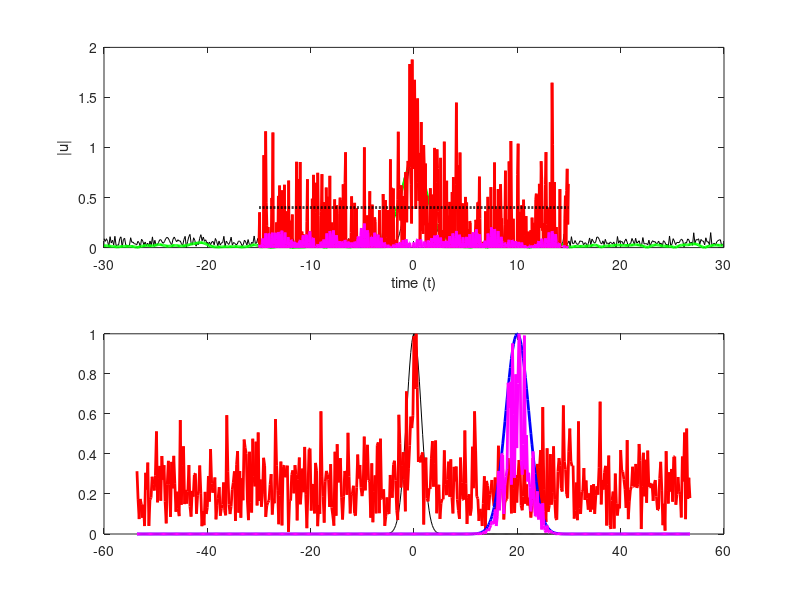

The MATLAB source for this figure:
%% radar example from lecture 2

%% part from the book
clear all;close all;clc
% generate electromagnetic pulse
L = 30; % time slot to transform
n=512; % mnumber of Foruier modes 2^9
t2 = linspace(-L,L,n+1); t=t2(1:n); % time discretization
k =(2*pi/(2*L))*[0:(n/2-1) -n/2:-1]; % frequency components of FFT

u =sech(t); %ideal signal in the time domain
figure(1), subplot(3,1,1),plot(t,u,'k'), hold on 

% add noise to signal 
noise = 1;
ut=fft(u);
unt = ut+noise*(randn(1,n)+i*randn(1,n)); % utn means noise 
un = ifft(unt);

%filter
center = 0;
filter = exp(-0.1*(k-center).^2); 

unft=unt.*filter; % filter multiplication in frequency 
unf = ifft(unft); % resulting denoised signal in  time


figure(1),subplot(2,1,1), plot(t,abs(un),'k'), hold on
plot(t,abs(unf),'g','Linewidth',[2])
axis([-30 30 0 2])
xlabel('time (t)'), ylabel('|u|')
subplot(2,1,2)
plot(fftshift(k),abs(fftshift(unt))/max(abs(fftshift(unt))),'k')
axis([-25 25 0 1])
xlabel('wavenumber (k)'), ylabel('|ut|/max(|ut)')

%% part from his lecture 

clear all;close all;clc
L=30;
n=512;


x2 = linspace(-L/2,L/2,n+1); % define the domain discretization
x = x2(1:n); % periodicity!


k=(2*pi/L)*[0:(n/2-1) (-n/2):-1];

noise = 10; % strength of noise 

u=exp(-x.^2);
ut=(fft(u));
utn = ut + noise*(randn(1,n)+i*randn(1,n)); % real and imaginary part added
% the i is for a phase component, that way you're not making assumptions
% about symmetry 
% this gives it a phase offset at component of every frequency 

un=ifft(utn);

% make filter with gaussian of certain width - filter at given frequency
% filter in k-space, frequency space

% number in front of k changes width, smaller number, fatter?
%to move filter, add center
center = 20; 
filter = exp(-0.1*(k-center).^2); 

utnf=utn.*filter; % filter multiplication in frequency 
unf = ifft(utnf); % resulting denoised signal in  time


% subplot(2,1,1), plot(x,u)
% subplot(2,1,2), plot(k,abs(ut))
% add fftshift for plotting! takes care of the red line that would
% otherwise be there. 

% threshold
thresh = 0*x+0.4;

% normalize by maximum values 
subplot(2,1,1), plot(x,u,'k'), hold on
plot(x,un,'r','Linewidth',[2]);
plot(x,unf,'m','Linewidth',[2]);
plot(x,thresh,'k:','Linewidth',[2])

subplot(2,1,2),
plot(fftshift(k),abs(fftshift(ut)/max(abs(ut))),'k'), hold on
plot(fftshift(k),abs(fftshift(utn)/max(abs(utn))),'r','Linewidth',[2])
plot(fftshift(k),fftshift(filter),'b','Linewidth',[2])
plot(fftshift(k),abs(fftshift(utnf))/max(abs(utnf)),'m','Linewidth',[2])
